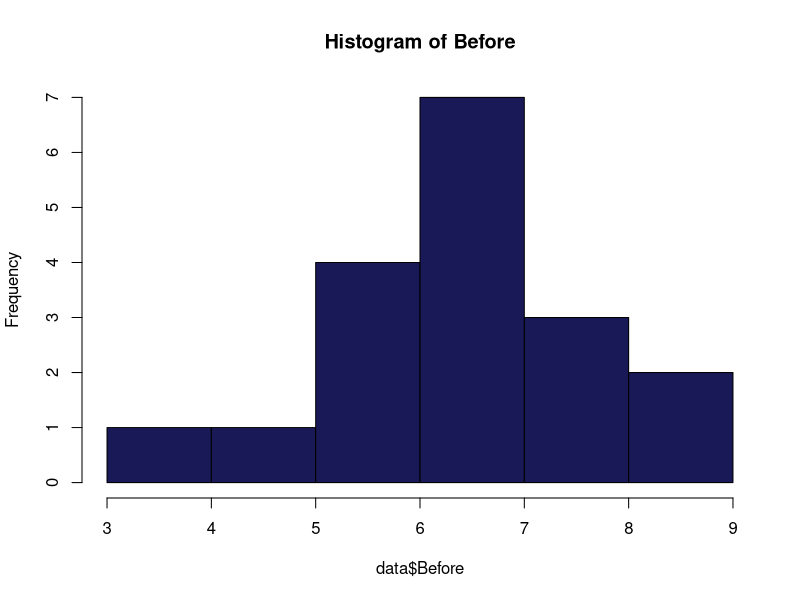
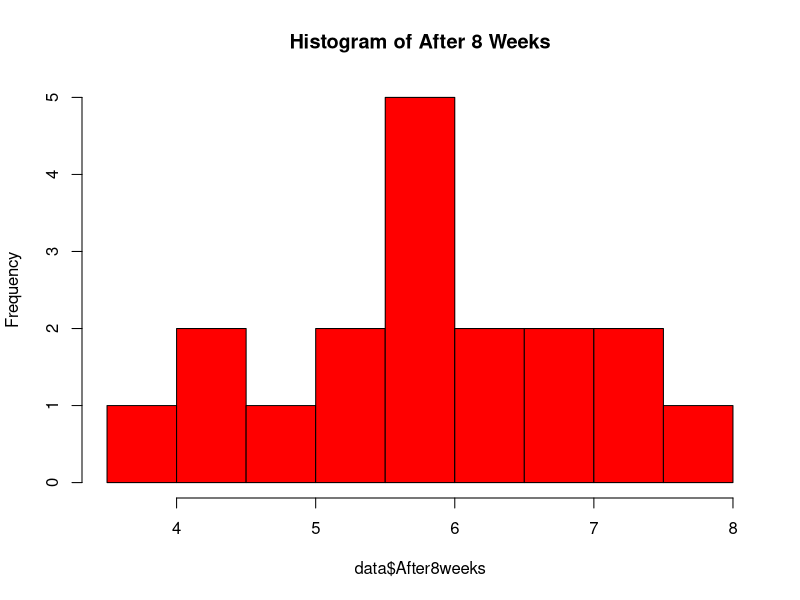
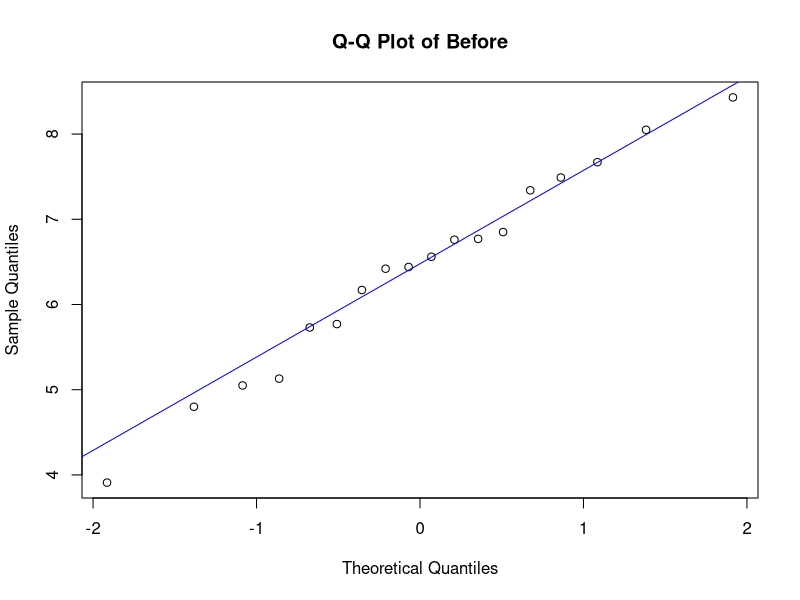
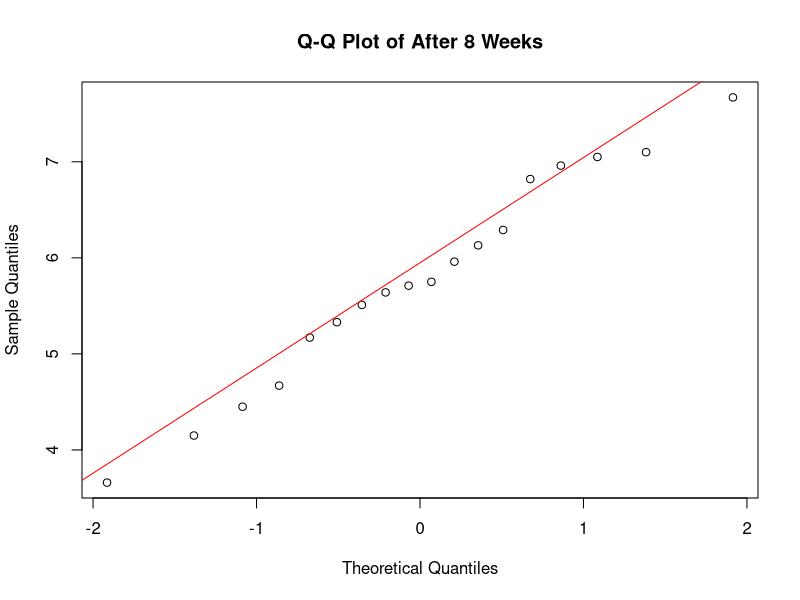

Write R code to recreate these figures, in order.
library(boot)

data <- read.table("cholesterol.txt", header = TRUE, sep = " ")

print(data)

# 1a

pdf("plots_1a.pdf")  

hist(data$Before, main = "Histogram of Before", col = "#191958")

hist(data$After8weeks, main = "Histogram of After 8 Weeks", col = "red")

qqnorm(data$Before, main = "Q-Q Plot of Before")
qqline(data$Before, col = "blue")

qqnorm(data$After8weeks, main = "Q-Q Plot of After 8 Weeks")
qqline(data$After8weeks, col = "red")

dev.off()

# 1b

t_paired <- t.test(data$Before, data$After8weeks, paired = TRUE)
t_unpaired <- t.test(data$Before, data$After8weeks, paired = FALSE)
#do we need this one? 
#var_test <- var.test(data$Before, data$After8weeks)
#print(var_test)

print(t_paired)
print(t_unpaired)

# The data is paired since the "Before" value and the "After 8 Weeks" value represent the same subject measured twice.
# Mann-Whitney only if the data is independent.
# Permutations seems yes since does not assume normality

# 1c

differences <- data$Before - data$After8weeks

# 97% CI based on normality
CI_n <- t.test(differences, conf.level = 0.97)$conf.int
print(CI_n)

# mean difference
boot_mean <- function(data, indices) {
  d <- data[indices]  # Resample with replacement
  return(mean(d))
}

# bootstrap with 10,000 resamples
boot_results <- boot(differences, boot_mean, R = 10000)

# 97% bootstrap CI
CI_b <- boot.ci(boot_results, type = "perc", conf = 0.97)
print(CI_b)